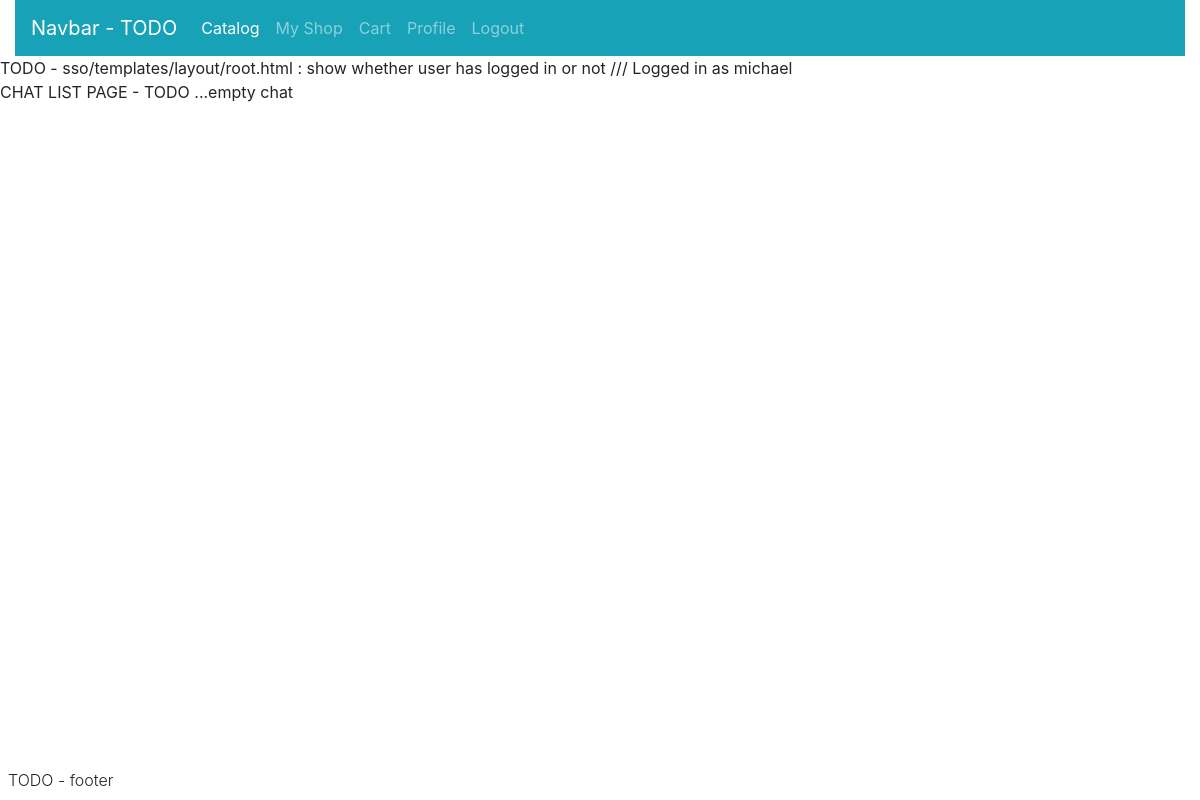
The app's page /profile/chats (signed in), older data.
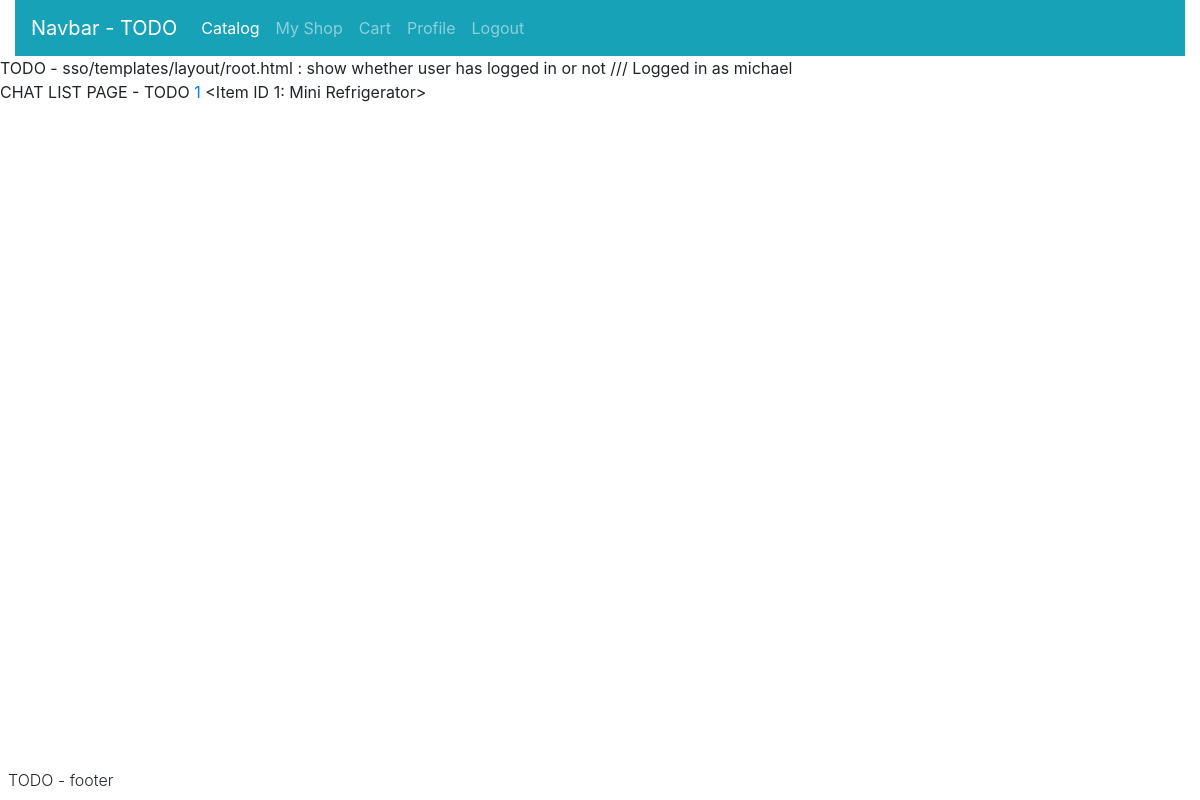
The same page, newer data.
### sso/models.py (models this page shows, shortened)
class User(AbstractUser):
    TIER = [
        ("T4", "Banned User"),
        ("T3", "Standard User"),
        ("T2", "Member User"),
        ("T1", "Administrator")
    ]
    tier = models.CharField(max_length=2, choices=TIER, default="T3")

### catalog/models.py (models this page shows, shortened)
class Chat(models.Model):
    id = models.AutoField(primary_key=True)
    item = models.ForeignKey(Item, on_delete=models.CASCADE, related_name="chat")
    buyer = models.ForeignKey(User, on_delete=models.CASCADE, related_name="buyer_chat")

### myshop/models.py (models this page shows, shortened)
class Item(models.Model):
    id = models.AutoField(primary_key=True)
    title = models.CharField(max_length=64)
    description = models.CharField(max_length=256)
    image = models.CharField(max_length=128, null=True)
    price = models.DecimalField(max_digits=8, decimal_places=2, default=0, blank=False)
    category = models.ForeignKey(Category, on_delete=models.CASCADE, related_name="items")
    time_created = models.DateTimeField(auto_now=True)
    seller = models.ForeignKey(User, on_delete=models.CASCADE, related_name="items_sold")
    buyer = models.ForeignKey(User, on_delete=models.CASCADE, related_name="items_bought", blank=True, null=True, default=None)
    ordereditem = models.ForeignKey("catalog.ItemOrdered", on_delete=models.PROTECT, editable=False, blank=True, null=True)
    closed = models.BooleanField(default=False)
    objects = models.Manager()
    sold = ItemManager(sold=True)
    onsale = ItemManager(sold=False)
    class Meta:
        order_with_respect_to = 'ordereditem'
    def __str__(self):
        return f"<Item ID {self.id}: {self.title}>"

### userprofile/views.py (the view)
# urls.py: path("chats", views.chats, name="chats"),
@login_required(login_url="sso:login")
def chats(request):
    print(Chat.objects.filter(buyer=request.user))
    return render(request, "profile/chats.html", {
        "chats": Chat.objects.filter(buyer=request.user)
    })

### userprofile/templates/profile/chats.html (shortened to what this page needs)
{% extends "layout/root.html" %}
{% block body %}
    CHAT LIST PAGE - TODO
    {% for chat in chats %}
        <a href="{% url 'userprofile:chatcontent' chat_id=chat.id %}">
            {{ chat.id }}
        </a>
        {{ chat.item }}
    {% empty %}
        ...empty chat
    {% endfor %}
{% endblock body %}

### sso/templates/layout/root.html (shortened to what this page needs)
<html lang="en">
    <head>
        <link rel="stylesheet" href="https://stackpath.bootstrapcdn.com/bootstrap/4.4.1/css/bootstrap.min.css">
        <link rel="stylesheet" href="https://stackpath.bootstrapcdn.com/font-awesome/4.7.0/css/font-awesome.min.css">
    </head>
    <header>
        <div class="container-fluid">
            {% include "layout/navbar.html" %}
        </div>
    </header>
    <body>
        TODO - sso/templates/layout/root.html : show whether user has logged in or not ///
        {% if user.is_authenticated %}
            Logged in as {{ user.username }}
        {% else %}
            Not logged in
        {% endif %}<br>
        {% block body %}{% endblock body %}
    </body>
    <footer>
        {% include "layout/footer.html" %}
    </footer>
</html>

### sso/templates/layout/navbar.html (shortened to what this page needs)
<nav class="navbar navbar-expand-lg navbar-dark bg-info">
    <a class="navbar-brand" href="{% url 'catalog:main' %}">Navbar - TODO</a>
    <div class="collapse navbar-collapse" id="navbarNav">
    <ul class="navbar-nav">
        <li class="nav-item active">
            <a class="nav-link" href="{% url 'catalog:index' %}">
                Catalog
            </a>
        </li>
        <li class="nav-item">
            <a class="nav-link" href="{% url 'myshop:main' %}">My Shop</a>
        </li>
        <li class="nav-item">
            <a class="nav-link" href="{% url 'cart:main' %}">Cart</a>
        </li>
        {% if user.is_authenticated %}
            <li class="nav-item">
                <a class="nav-link" href="{% url 'userprofile:profile' username=user.username %}">
                    Profile
                </a>
            </li>
            <li class="nav-item">
                <a class="nav-link" href="{% url 'sso:logout' %}">Logout</a>
            </li>
        {% endif %}
    </ul>
    </div>
</nav>

### sso/templates/layout/footer.html
{% load static %}
<link href="{% static 'sso/footer.css' %}" rel="stylesheet">
<div class="footer">
    <div class="p-2">
        <span class="font-weight-light">
            TODO - footer
        </span>
    </div>
</div>

### sso/static/sso/footer.css (style rules this page uses)
.footer { position: absolute; bottom: 0; }

Row changes from the older to the newer data that the page shows:
added Chat: id "1", item "<Item ID 1: Mini Refrigerator>"
Text that changed along with them:
text no longer shown: "...empty chat"
